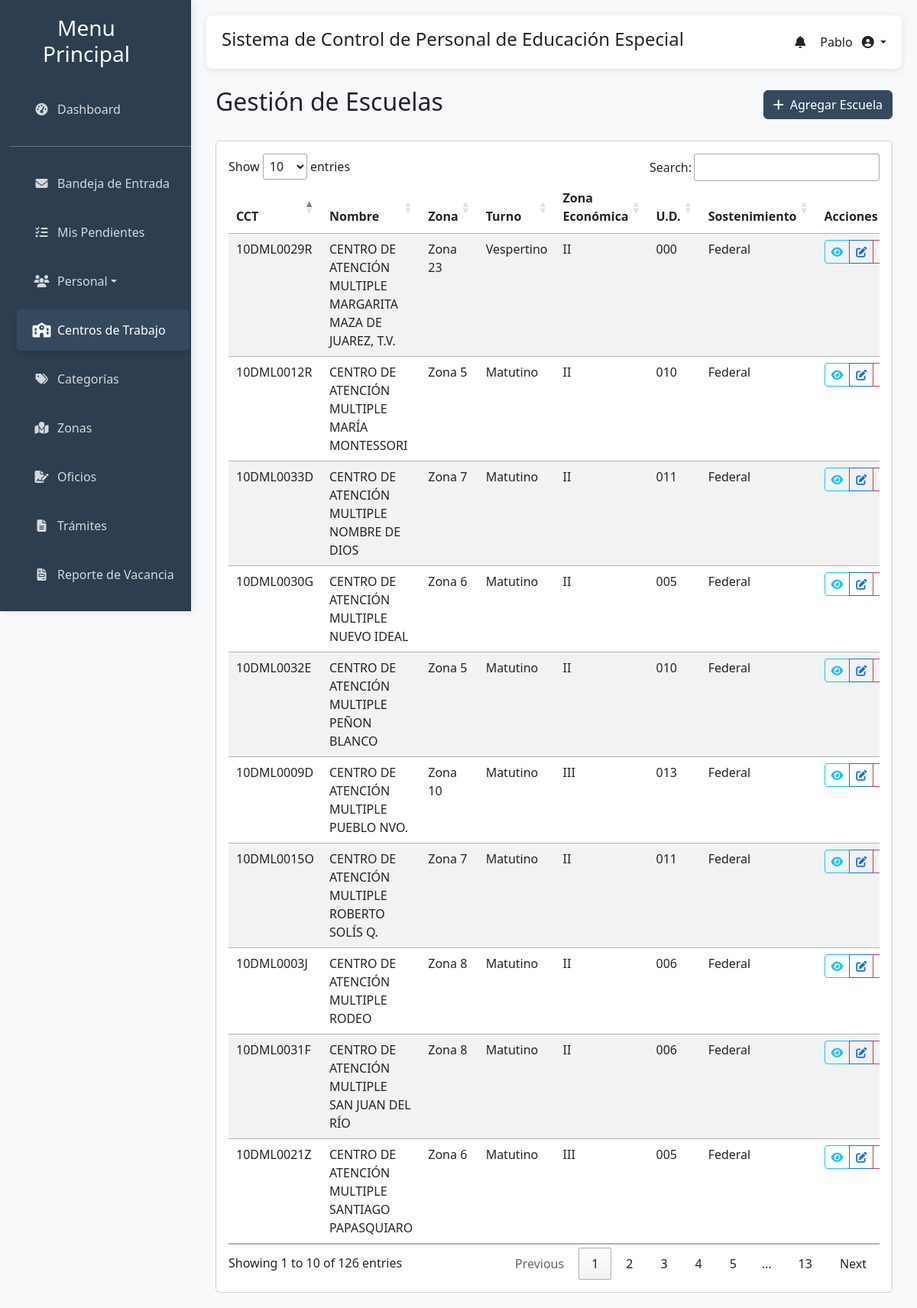
Screenshot of /escuelas/ (signed in) with the database file from the repository.
### gestion_escolar/models.py (models this page shows, shortened)
class Escuela(models.Model):
    TURNOS = [
        ('MATUTINO', 'Matutino'),
        ('VESPERTINO', 'Vespertino'),
        ('DISCONTINUO', 'Discontinuo'),
    ]
    ZONAS_ECONOMICAS = [
        ('II', 'II'),
        ('III', 'III'),
    ]
    SOSTENIMIENTOS = [
        ('FEDERAL', 'Federal'),
        ('ESTATAL', 'Estatal'),
    ]
    UNIDADES_DEPARTAMENTALES = [
        ('000', '000'),
        ('001', '001'),
        ('002', '002'),
        ('003', '003'),
        ('004', '004'),
        ('005', '005'),
        ('006', '006'),
        ('007', '007'),
        ('008', '008'),
        ('009', '009'),
        ('010', '010'),
        ('011', '011'),
        ('012', '012'),
        ('013', '013'),
    ]
    id_escuela = models.CharField(
        max_length=20,
        unique=True,
        verbose_name="Clave de Centro de Trabajo (CCT)",
        help_text="Formato: 2 dígitos + 3 letras + 4 dígitos + 1 letra (ej: 10DML0013Q)",
        validators=[validate_cct_format]
    )
    nombre_ct = models.CharField(max_length=200, verbose_name="Nombre del Centro de Trabajo")
    zona_esc = models.ForeignKey(Zona, on_delete=models.CASCADE, verbose_name="Zona Escolar")
    turno = models.CharField(max_length=20, choices=TURNOS, verbose_name="Turno")
    domicilio = models.TextField(verbose_name="Domicilio")
    telefono_ct = models.CharField(
        max_length=20,
        verbose_name="Teléfono",
        blank=True,
        help_text="Formato: (000) 000-0000"
    )
    zona_economica = models.CharField(
        max_length=3,
        choices=ZONAS_ECONOMICAS,
        verbose_name="Zona Económica"
    )
    region = models.CharField(max_length=100, verbose_name="Región")
    u_d = models.CharField(
        max_length=3,
        choices=UNIDADES_DEPARTAMENTALES,
        verbose_name="U.D.",
        help_text="Unidad Departamental (001 al 011)"
    )
    sostenimiento = models.CharField(
        max_length=10,
        choices=SOSTENIMIENTOS,
        verbose_name="Sostenimiento"
    )
    fecha_registro = models.DateTimeField(auto_now_add=True, verbose_name="Fecha de Registro")
    fecha_actualizacion = models.DateTimeField(auto_now=True, verbose_name="Última Actualización")
    class Meta:
        verbose_name = "Centro de Trabajo"
        verbose_name_plural = "Centros de Trabajo"
        ordering = ['nombre_ct']
        indexes = [
            models.Index(fields=['id_escuela']),
            models.Index(fields=['zona_esc']),
            models.Index(fields=['sostenimiento']),
        ]

class Zona(models.Model):
    numero = models.IntegerField(unique=True, verbose_name="Número de Zona")
    observaciones = models.TextField(verbose_name="Observaciones", blank=True)
    class Meta:
        verbose_name = "Zona"
        verbose_name_plural = "Zonas"
        ordering = ['numero']

### gestion_escolar/views.py (the view)
# urls.py: path('escuelas/', views.lista_escuelas, name='lista_escuelas'),
def lista_escuelas(request):
    if request.user.groups.filter(name='Directores').exists():
        raise PermissionDenied
    escuelas = Escuela.objects.all().order_by('nombre_ct')
    return render(request, 'gestion_escolar/lista_escuelas.html', {'escuelas': escuelas})

### gestion_escolar/templatetags/auth_extras.py (called while the page is built)
@register.filter(name='has_group')
def has_group(user, group_name):
    try:
        group = Group.objects.get(name=group_name)
    except Group.DoesNotExist:
        return False
    return group in user.groups.all()

### gestion_escolar/templates/gestion_escolar/lista_escuelas.html (shortened to what this page needs)
{% extends 'gestion_escolar/base.html' %}
{% load static %}
{% block content %}
<div class="container mt-4">
    <div class="d-flex justify-content-between align-items-center mb-4">
        <h2>Gestión de Escuelas</h2>
        <a href="{% url 'agregar_escuela' %}" class="btn btn-primary">
            <i class="fas fa-plus me-2"></i>Agregar Escuela
        </a>
    </div>
    <div class="card">
        <div class="card-body">
            {% if escuelas %}
            <div class="table-responsive">
                <table id="tablaEscuelas" class="table table-striped table-hover datatable-search">
                    <thead>
                        <tr>
                            <th>CCT</th>
                            <th>Nombre</th>
                            <th>Zona</th>
                            <th>Turno</th>
                            <th>Zona Económica</th>
                            <th>U.D.</th>
                            <th>Sostenimiento</th>
                            <th>Acciones</th>
                        </tr>
                    </thead>
                    <tbody>
                        {% for escuela in escuelas %}
                        <tr>
                            <td>{{ escuela.id_escuela }}</td>
                            <td>{{ escuela.nombre_ct }}</td>
                            <td>Zona {{ escuela.zona_esc.numero }}</td>
                            <td>{{ escuela.get_turno_display }}</td>
                            <td>{{ escuela.zona_economica }}</td>
                            <td>{{ escuela.u_d }}</td>
                            <td>{{ escuela.get_sostenimiento_display }}</td>
                            <td>
                                <div class="btn-group" role="group">
                                    <a href="{% url 'detalle_escuela' escuela.pk %}" class="btn btn-sm btn-outline-info">
                                        <i class="fas fa-eye"></i>
                                    </a>
                                    <a href="{% url 'editar_escuela' escuela.pk %}" class="btn btn-sm btn-outline-primary">
                                        <i class="fas fa-edit"></i>
                                    </a>
                                    <a href="{% url 'eliminar_escuela' escuela.pk %}" class="btn btn-sm btn-outline-danger">
                                    </a>
                                </div>
                            </td>
                        </tr>
                        {% endfor %}
                    </tbody>
                </table>
            </div>
            {% else %}
            <div class="text-center py-4">
                <i class="fas fa-school fa-3x text-muted mb-3"></i>
                <h5 class="text-muted">No hay escuelas registradas</h5>
                <p class="text-muted">Comienza agregando tu primera escuela</p>
            </div>
            {% endif %}
        </div>
    </div>
</div>
{% endblock %}

### gestion_escolar/templates/gestion_escolar/base.html (shortened to what this page needs)
<!DOCTYPE html>
<html lang="es">
<head>
    {% load static %}
    {% load auth_extras %}
    <link href="https://cdn.jsdelivr.net/npm/bootstrap@5.3.0/dist/css/bootstrap.min.css" rel="stylesheet">
    <link rel="stylesheet" href="https://cdn.datatables.net/1.13.6/css/jquery.dataTables.min.css">
    <link href="https://cdn.jsdelivr.net/npm/select2@4.1.0-rc.0/dist/css/select2.min.css" rel="stylesheet" />
    <link rel="stylesheet" href="https://cdnjs.cloudflare.com/ajax/libs/font-awesome/6.4.0/css/all.min.css">
</head>
<body>
    <div class="container-fluid">
        <div class="row">
            <div class="col-md-2 sidebar">
                <div class="d-flex justify-content-between align-items-center px-3 mb-4">
                    <h3 class="text-center mb-0">Menu Principal</h3>
                    <button id="sidebarCollapse" class="d-none d-md-block">
                        <i class="fas fa-chevron-left"></i>
                    </button>
                </div>
                <ul class="nav flex-column">
                    <li class="nav-item">
                        <a class="nav-link" href="{% url 'index' %}">
                            <i class="fas fa-tachometer-alt me-2"></i>
                            <span class="sidebar-text">Dashboard</span>
                        </a>
                    </li>
                    <hr class="sidebar-divider my-3">
                    <li class="nav-item">
                        <a class="nav-link" href="{% url 'correspondencia_inbox' %}">
                            <i class="fas fa-envelope me-2"></i>
                            <span class="sidebar-text">Bandeja de Entrada</span>
                        </a>
                    </li>
                    <li class="nav-item">
                        <a class="nav-link" href="{% url 'pendientes_activos' %}">
                            <i class="fas fa-tasks me-2"></i>
                            <span class="sidebar-text">Mis Pendientes</span>
                        </a>
                    </li>
                    <li class="nav-item dropdown">
                        <a class="nav-link dropdown-toggle" href="#" role="button" data-bs-toggle="dropdown" aria-expanded="false">
                            <i class="fas fa-users me-2"></i>
                            <span class="sidebar-text">Personal</span>
                        </a>
                    </li>
                    {% if not user|has_group:"Directores" %}
                    <li class="nav-item">
                        <a class="nav-link" href="{% url 'lista_escuelas' %}">
                            <i class="fas fa-school me-2"></i>
                            <span class="sidebar-text">Centros de Trabajo</span>
                        </a>
                    </li>
                    <li class="nav-item">
                        <a class="nav-link" href="{% url 'lista_categorias' %}">
                            <i class="fas fa-tags me-2"></i>
                            <span class="sidebar-text">Categorías</span>
                        </a>
                    </li>
                    <li class="nav-item">
                        <a class="nav-link" href="{% url 'lista_zonas' %}">
                            <i class="fas fa-map-marked me-2"></i>
                            <span class="sidebar-text">Zonas</span>
                        </a>
                    </li>
                    <li class="nav-item">
                        <a class="nav-link" href="{% url 'generar_oficios' %}">
                            <i class="fas fa-file-signature me-2"></i>
                            <span class="sidebar-text">Oficios</span>
                        </a>
                    </li>
                    <li class="nav-item">
                        <a class="nav-link" href="{% url 'generar_tramites_generales' %}">
                            <i class="fas fa-file-alt me-2"></i>
                            <span class="sidebar-text">Trámites</span>
                        </a>
                    </li>
                    <li class="nav-item">
                        <a class="nav-link" href="{% url 'gestionar_lote_vacancia' %}">
                            <i class="fas fa-file-invoice me-2"></i>
                            <span class="sidebar-text">Reporte de Vacancia</span>
                        </a>
                    </li>
                    <li class="nav-item">
                        <a class="nav-link" href="{% url 'historial' %}">
                        </a>
                    </li>
                    {% endif %}
                </ul>
            </div>
            <div class="col-md-10 main-content">
                <div class="header">
                    <h4>Sistema de Control de Personal de Educación Especial</h4>
                    {% if user.is_authenticated %}
                    <ul class="navbar-nav d-flex flex-row align-items-center">
                        <li class="nav-item dropdown me-3">
                            <a class="nav-link" href="#" id="alertsDropdown" role="button" data-bs-toggle="dropdown" aria-expanded="false">
                                <i class="fas fa-bell fa-fw"></i>
                            </a>
                        </li>
                        <li class="nav-item dropdown">
                            <a class="nav-link dropdown-toggle" href="#" id="userDropdown" role="button" data-bs-toggle="dropdown" aria-expanded="false">
                                <span class="me-2 d-none d-lg-inline">{{ user.username }}</span>
                                <i class="fas fa-user-circle"></i>
                            </a>
                        </li>
                    </ul>
                    {% endif %}
                </div>
                {% block content %}{% endblock %}
            </div>
        </div>
    </div>
</body>
</html>

### gestion_escolar/templates/gestion_escolar/base.html (style rules this page uses)
:root { --primary-color: #34495e; --secondary-color: #2c3e50; --accent-color: #95a5a6; --light-color: #ecf0f1; --success-color: #27ae60; --sidebar-width: 250px; --sidebar-collapsed-width: 70px; --transition-speed: 0.3s; }
.btn-primary { background-color: var(--primary-color) !important; border-color: var(--primary-color) !important; }
body { background-color: #f8f9fa; font-family: 'Segoe UI', Tahoma, Geneva, Verdana, sans-serif; overflow-x: hidden; transition: margin-left var(--transition-speed); }
.sidebar { background-color: var(--secondary-color); color: white; height: 100vh; position: fixed; padding-top: 20px; width: var(--sidebar-width); z-index: 1000; transition: all var(--transition-speed) ease; left: 0; overflow-y: auto; box-shadow: 2px 0 10px rgba(0, 0, 0, 0.1); }
.sidebar .nav-link { color: rgba(255, 255, 255, 0.8); padding: 15px 20px; margin: 5px 10px; border-radius: 5px; transition: all var(--transition-speed); display: flex; align-items: center; white-space: nowrap; }
.sidebar .nav-link.active { background-color: var(--primary-color); color: white; box-shadow: 0 4px 8px rgba(0, 0, 0, 0.1); }
.sidebar .nav-link i { transition: transform var(--transition-speed); min-width: 25px; text-align: center; }
.sidebar .nav-link.active i { transform: scale(1.2); }
.main-content { margin-left: var(--sidebar-width); padding: 20px; transition: margin-left var(--transition-speed) ease, width var(--transition-speed) ease; width: calc(100% - var(--sidebar-width)); min-height: 100vh; }
.header { background-color: white; box-shadow: 0 2px 10px rgba(0, 0, 0, 0.1); padding: 15px 20px; margin-bottom: 20px; border-radius: 8px; display: flex; justify-content: space-between; align-items: center; position: sticky; top: 10px; z-index: 900; }
#sidebarCollapse { background: none; border: none; color: var(--secondary-color); font-size: 1.2rem; cursor: pointer; transition: transform var(--transition-speed); }

### rows the page displays
Escuela: id_escuela "10DML0029R", nombre_ct "CENTRO DE ATENCIÓN MULTIPLE MARGARITA MAZA DE JUAREZ, T.V.", zona_esc.numero "23", turno "Vespertino", zona_economica "II", u_d "000", sostenimiento "Federal"
Escuela: id_escuela "10DML0012R", nombre_ct "CENTRO DE ATENCIÓN MULTIPLE MARÍA MONTESSORI", zona_esc.numero "5", turno "Matutino", zona_economica "II", u_d "010", sostenimiento "Federal"
Escuela: id_escuela "10DML0033D", nombre_ct "CENTRO DE ATENCIÓN MULTIPLE NOMBRE DE DIOS", zona_esc.numero "7", turno "Matutino", zona_economica "II", u_d "011", sostenimiento "Federal"
Escuela: id_escuela "10DML0030G", nombre_ct "CENTRO DE ATENCIÓN MULTIPLE NUEVO IDEAL", zona_esc.numero "6", turno "Matutino", zona_economica "II", u_d "005", sostenimiento "Federal"
Escuela: id_escuela "10DML0032E", nombre_ct "CENTRO DE ATENCIÓN MULTIPLE PEÑON BLANCO", zona_esc.numero "5", turno "Matutino", zona_economica "II", u_d "010", sostenimiento "Federal"
Escuela: id_escuela "10DML0009D", nombre_ct "CENTRO DE ATENCIÓN MULTIPLE PUEBLO NVO.", zona_esc.numero "10", turno "Matutino", zona_economica "III", u_d "013", sostenimiento "Federal"
Escuela: id_escuela "10DML0015O", nombre_ct "CENTRO DE ATENCIÓN MULTIPLE ROBERTO SOLÍS Q.", zona_esc.numero "7", turno "Matutino", zona_economica "II", u_d "011", sostenimiento "Federal"
Escuela: id_escuela "10DML0003J", nombre_ct "CENTRO DE ATENCIÓN MULTIPLE RODEO", zona_esc.numero "8", turno "Matutino", zona_economica "II", u_d "006", sostenimiento "Federal"
Escuela: id_escuela "10DML0031F", nombre_ct "CENTRO DE ATENCIÓN MULTIPLE SAN JUAN DEL RÍO", zona_esc.numero "8", turno "Matutino", zona_economica "II", u_d "006", sostenimiento "Federal"
Escuela: id_escuela "10DML0021Z", nombre_ct "CENTRO DE ATENCIÓN MULTIPLE SANTIAGO PAPASQUIARO", zona_esc.numero "6", turno "Matutino", zona_economica "III", u_d "005", sostenimiento "Federal"

### other values shown
{{ user.username }} "Pablo"
